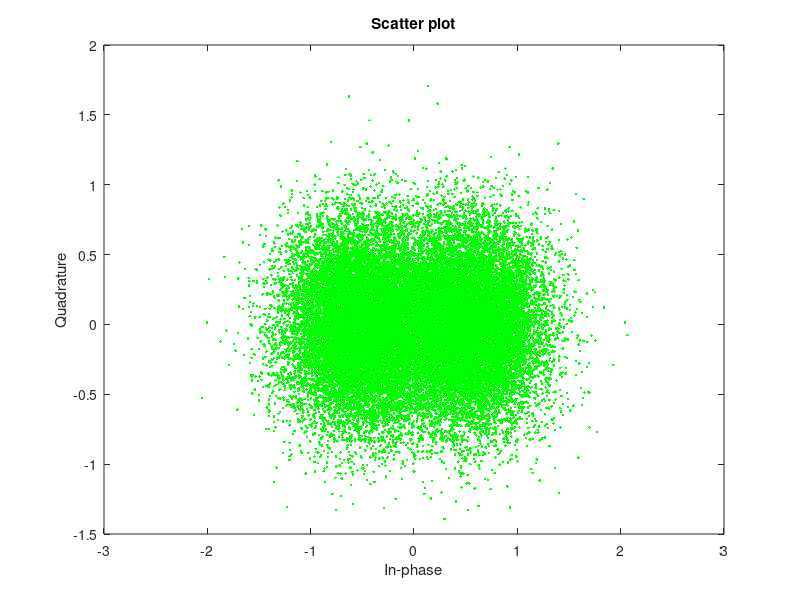
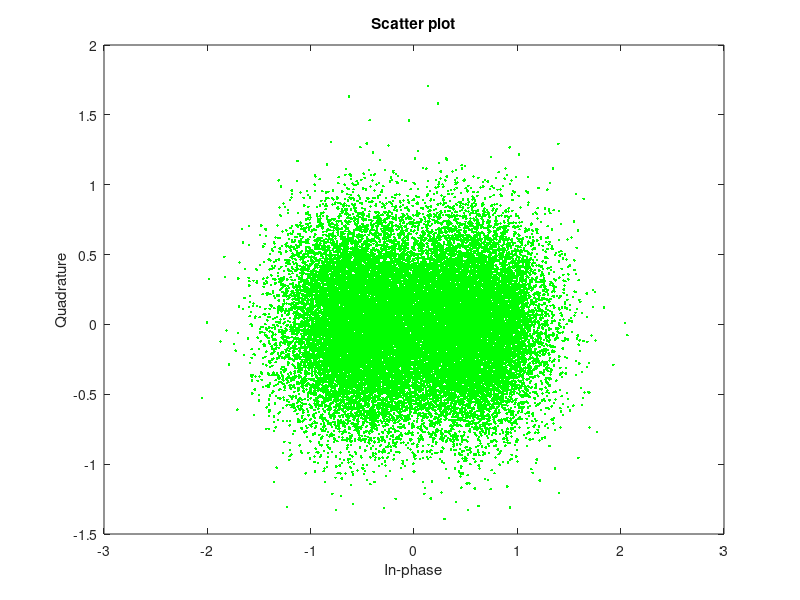
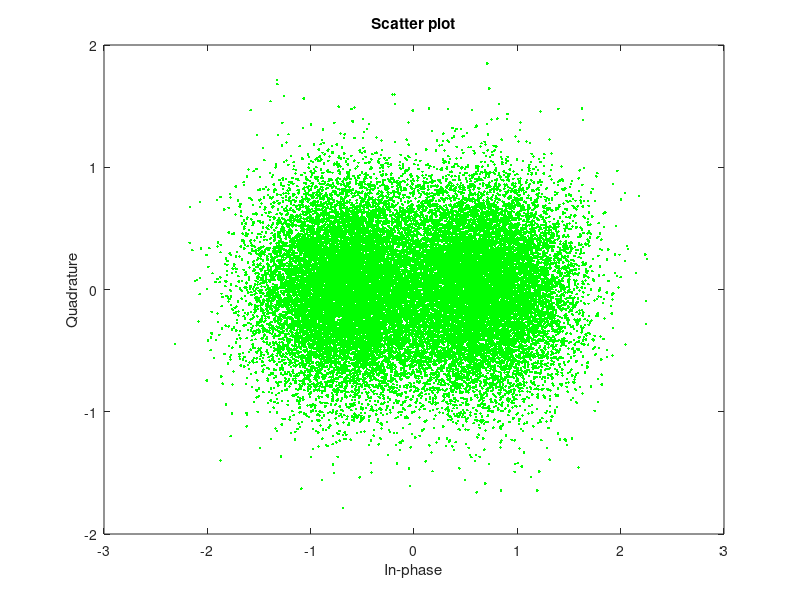
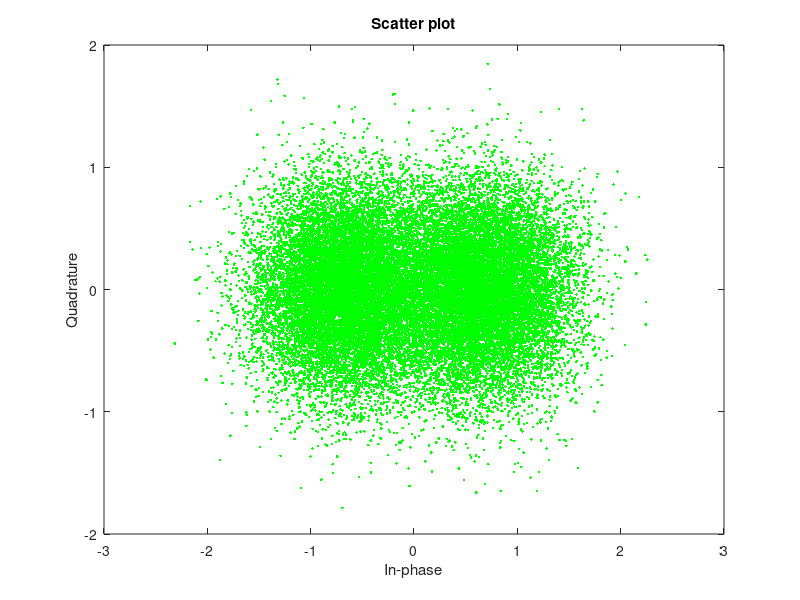

Write MATLAB code to recreate these figures, in order.
close all;
clear all;

Fe = 24000;         % Fréquence d'échantillonnage
Rb = 6000;          % Débit binaire
N_bits = 30000;     % Nombre de bits transmis
Tb = 1/Rb;          % Période de transmission d'un bit
Te = 1/Fe;          % Période d'échantillonnage 
bits = randi([0, 1], 1 , N_bits);   % bits d'information à transmettre 
Ns = fix(Tb/Te);    % Facteur de suréchantillonnage
NRZ = repelem(bits, 1, Ns);
Temps = linspace(0, N_bits/Rb, N_bits*Ns);
n0 = 4; % Taux d'erreur binaire à 0 lorsque n0 = 8 
        % Taux d'erreur binaire à 51 lorsque n0 = 3

phi = deg2rad(0);

% Choix du rapport signal à bruit par bit souhaité à l entrée du récepteur
ensemble_R = linspace(0.001, 6, 10);
ensemble_TEB_exp = zeros(1, length(ensemble_R));


%% Modulateur bande de bas avec mapping binaire à moyenne nulle

M = 2;
Rs1 = Rb / log2(M);
Ns = fix(Fe/Rs1);
h = ones(1, Ns);
I = find(bits == 0);
donnee = bits;

% Mapping :
% 1 -> 1
% 0 -> -1

donnee(I) = -1;

donneeCode = donnee;
for r = 2:N_bits
    donneeCode(r) = donnee(r)*donneeCode(r-1);
end

donnee = kron(donneeCode, [1 zeros(1, Ns - 1)]);

%% Filtre de mise en forme

x = filter(h, 1, donnee);


%% Passage par le canal 

N = 99; 
i = 1; % Indice de parcours
for R = ensemble_R 
% Mise en place d'un bruit
    Px = mean(abs(x).^2);
    sigma = sqrt(Px*Ns/(2*log2(M)*10^(R/10)));
    
    bruit_i = sigma * randn(1, length(x));
    bruit_q = sigma * randn(1, length(x));
    bruit = bruit_i + 1j*bruit_q;

    %bruit = 0;  % A modifier si on veut du bruit
    x_bruit = x + bruit;

    x_bruit = x_bruit.*exp(1j*phi);

%% Filtre de réception
    hr = h;
    z = filter(hr, 1, x_bruit);

%% Echantilloneur : Démoduleur bande de base 
    Mat = reshape(z, Ns, length(z)/Ns);
    reception =  Mat(n0,:);
    reception2 = reception;

    scatterplot(reception/abs(reception(1)),1,0,'green.');

    phi_cor = 0.5*angle(sum(reception.^2));
    reception = reception*exp(-1j*phi_cor);

    scatterplot(reception/abs(reception(1)),1,0,'green.');

    reception = sign(real(reception));

    receptionCode = reception;
    for r = 2:N_bits
        receptionCode(r) = reception(r)*reception(r-1);
    end

    receptionCode(receptionCode <= 0) = 0;
    receptionCode(receptionCode > 0) = 1;
    
    % Calcul du taux d'erreur binaire pour une valeur de Eb/n0
    erreur = (receptionCode == bits);
    Taux_erreur = 1-mean(erreur);
    ensemble_TEB_exp(i) = Taux_erreur;
    i = i + 1;
end 

% Calcul du taux d'erreur binaire théorique
ensemble_TEB_th = 2*qfunc(sqrt(2*10.^(ensemble_R/10)))/log2(M);

%% Affichage des courbes de taux d'erreurs binaire
figure;
semilogy(ensemble_R, ensemble_TEB_exp,'LineWidth',2);
hold on
semilogy(ensemble_R, ensemble_TEB_th,'LineWidth',2);
hold off
xlabel("Rapport signal à bruit par bit souhaité : R");
ylabel("Taux d'erreur binaire");
legend("Taux d'erreur experimental", "Taux d'erreur théorique");

